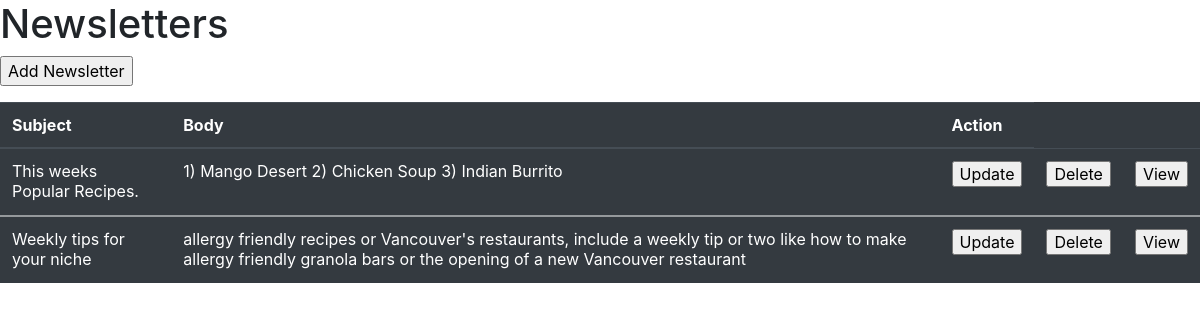
The page /listNewsletters.php on the database its author committed.
### tables this page shows
CREATE TABLE `newsletters` (
  `id` int(10) NOT NULL,
  `subject` tinytext NOT NULL,
  `body` mediumtext NOT NULL
);

### Newsletter.php (called while the page is built, shortened)
<?php
	class Newsletter{
		public function listNewsletters($dbcon){
			$sql = 'SELECT * FROM newsletters';
			$pdostm = $dbcon->prepare($sql);
			$pdostm->execute();
			$newsletters = $pdostm->fetchAll(\PDO::FETCH_ASSOC);
			return $newsletters;
		}
	}
?>

### listNewsletters.php (the view, shortened to what this page needs)
<?php
	require_once "database.php";
	require_once "Newsletter.php";
	$dbcon = Database::getDb();
	$n = new Newsletter();
	$newsletters = $n->listNewsletters($dbcon);
?>
<html lang="en">
	<head>
        <link rel="stylesheet" type="text/css" href="css/style.css">
        <link rel="stylesheet" href="https://stackpath.bootstrapcdn.com/bootstrap/4.4.1/css/bootstrap.min.css">
        <link href="https://cdnjs.cloudflare.com/ajax/libs/font-awesome/4.7.0/css/font-awesome.min.css" rel="stylesheet">
	</head>
	<body>
		<h1>Newsletters</h1>
		<form action="addNewsletter.php" method="post">
			<input type="submit" class="button-warning" name="addNewsletter" value="Add Newsletter"/>
		</form>
			<table class="table table-dark table-hover">
                <thead>
                    <tr>
						<th>Subject</th>
						<th>Body</th>
						<th>Action</th>
                    </tr>
                </thead>
                <tbody>
					<?php
						foreach($newsletters as $newsletter){ ?>
                    <tr>
						<td><?= $newsletter['subject'];?></td>
						<td><?= $newsletter['body'];?></td>
						<td>
							<form action="updateNewsletter.php" method="post">
								<input type="submit" class="button-warning" name="updateNewsletter" value="Update"/>
							</form>
						</td>
						<td>
							<form action="" method="post">
								<input type="submit" class="button-error" name="deleteletter" value="Delete"/>
							</form>
						</td>
						<td>
							<form action="sendNewsletters.php" method="post">
								<input type="submit" class="button-error" name="viewNewsletter" value="View"/>
							</form>
						</td>
                    </tr>
				</tbody>
				<?php } ?>
	</body>
</html>

### rows shown on the page
newsletters: subject "This weeks Popular Recipes.", body "1) Mango Desert 2) Chicken Soup 3) Indian Burrito"
newsletters: subject "Weekly tips for your niche", body "allergy friendly recipes or Vancouver's restaurants, include a weekly tip or two like how to make allergy friendly granola bars or the opening of a new Vancouver restaurant"
